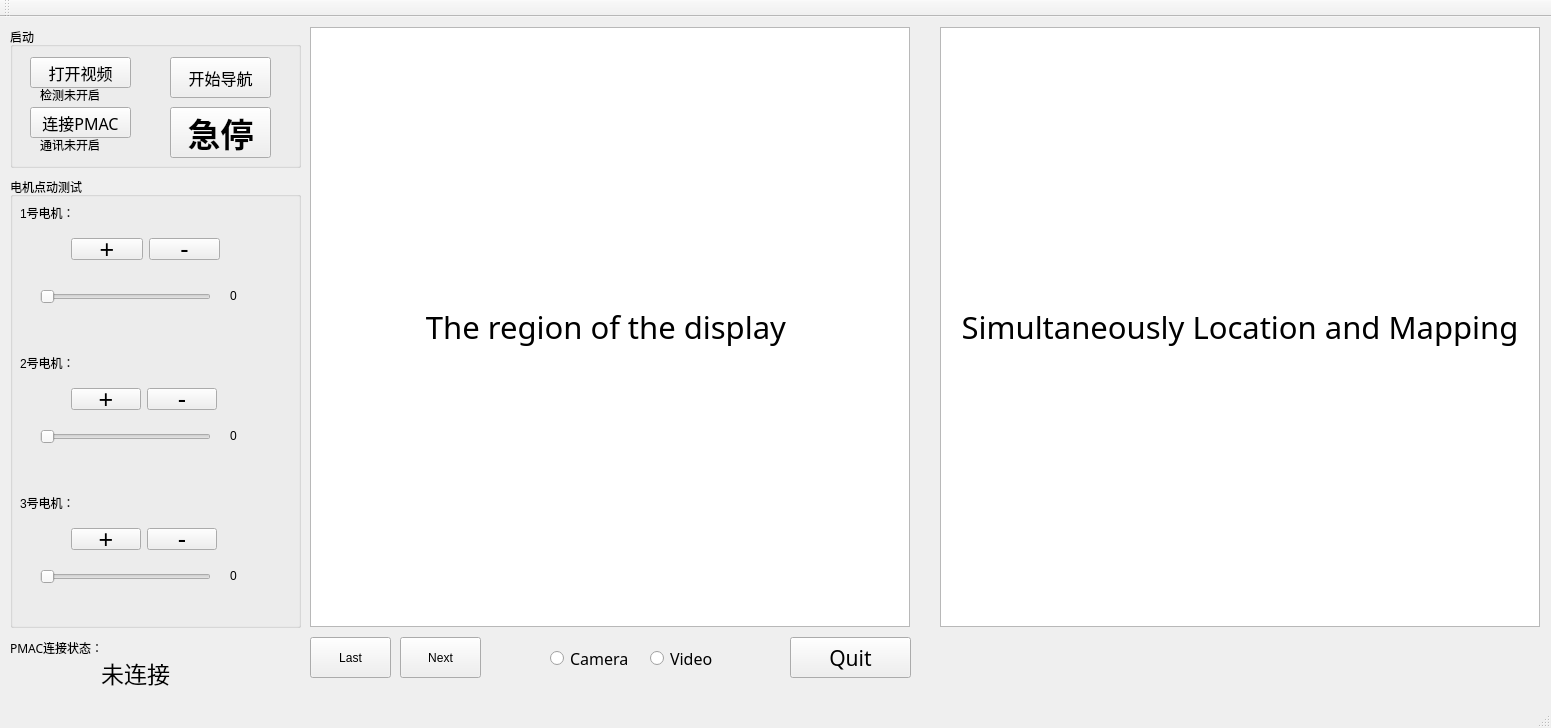
<?xml version="1.0" encoding="UTF-8"?>
<ui version="4.0">
 <class>MainWindow</class>
 <widget class="QMainWindow" name="MainWindow">
  <property name="geometry">
   <rect>
    <x>0</x>
    <y>0</y>
    <width>1551</width>
    <height>728</height>
   </rect>
  </property>
  <property name="windowTitle">
   <string>MainWindow</string>
  </property>
  <property name="windowIcon">
   <iconset resource="image.qrc">
    <normaloff>:/12.jpg</normaloff>:/12.jpg</iconset>
  </property>
  <property name="windowOpacity">
   <double>1.000000000000000</double>
  </property>
  <property name="iconSize">
   <size>
    <width>24</width>
    <height>24</height>
   </size>
  </property>
  <widget class="QWidget" name="centralWidget">
   <widget class="QGroupBox" name="groupBox">
    <property name="geometry">
     <rect>
      <x>10</x>
      <y>10</y>
      <width>291</width>
      <height>141</height>
     </rect>
    </property>
    <property name="title">
     <string>启动</string>
    </property>
    <widget class="QPushButton" name="pushButton">
     <property name="geometry">
      <rect>
       <x>20</x>
       <y>30</y>
       <width>101</width>
       <height>31</height>
      </rect>
     </property>
     <property name="font">
      <font>
       <family>华文楷体</family>
       <pointsize>12</pointsize>
       <weight>50</weight>
       <bold>false</bold>
      </font>
     </property>
     <property name="text">
      <string>打开视频</string>
     </property>
    </widget>
    <widget class="QPushButton" name="pushButton_2">
     <property name="geometry">
      <rect>
       <x>20</x>
       <y>80</y>
       <width>101</width>
       <height>31</height>
      </rect>
     </property>
     <property name="font">
      <font>
       <family>华文楷体</family>
       <pointsize>12</pointsize>
       <weight>50</weight>
       <bold>false</bold>
      </font>
     </property>
     <property name="text">
      <string>连接PMAC</string>
     </property>
    </widget>
    <widget class="QPushButton" name="pushButton_5">
     <property name="geometry">
      <rect>
       <x>160</x>
       <y>80</y>
       <width>101</width>
       <height>51</height>
      </rect>
     </property>
     <property name="font">
      <font>
       <family>黑体</family>
       <pointsize>25</pointsize>
       <weight>75</weight>
       <bold>true</bold>
      </font>
     </property>
     <property name="text">
      <string>急停</string>
     </property>
    </widget>
    <widget class="QPushButton" name="pushButton_11">
     <property name="geometry">
      <rect>
       <x>160</x>
       <y>30</y>
       <width>101</width>
       <height>41</height>
      </rect>
     </property>
     <property name="font">
      <font>
       <family>新宋体</family>
       <pointsize>12</pointsize>
       <weight>50</weight>
       <bold>false</bold>
      </font>
     </property>
     <property name="text">
      <string>开始导航</string>
     </property>
    </widget>
    <widget class="QLabel" name="label_5">
     <property name="geometry">
      <rect>
       <x>30</x>
       <y>60</y>
       <width>101</width>
       <height>16</height>
      </rect>
     </property>
     <property name="text">
      <string>检测未开启</string>
     </property>
    </widget>
    <widget class="QLabel" name="label_7">
     <property name="geometry">
      <rect>
       <x>30</x>
       <y>110</y>
       <width>101</width>
       <height>16</height>
      </rect>
     </property>
     <property name="text">
      <string>通讯未开启</string>
     </property>
    </widget>
   </widget>
   <widget class="QGroupBox" name="groupBox_3">
    <property name="geometry">
     <rect>
      <x>10</x>
      <y>160</y>
      <width>291</width>
      <height>451</height>
     </rect>
    </property>
    <property name="title">
     <string>电机点动测试</string>
    </property>
    <widget class="QLabel" name="label_2">
     <property name="geometry">
      <rect>
       <x>10</x>
       <y>30</y>
       <width>54</width>
       <height>12</height>
      </rect>
     </property>
     <property name="text">
      <string>1号电机：</string>
     </property>
    </widget>
    <widget class="QLabel" name="label_3">
     <property name="geometry">
      <rect>
       <x>10</x>
       <y>180</y>
       <width>54</width>
       <height>12</height>
      </rect>
     </property>
     <property name="text">
      <string>2号电机：</string>
     </property>
    </widget>
    <widget class="QLabel" name="label_4">
     <property name="geometry">
      <rect>
       <x>10</x>
       <y>320</y>
       <width>54</width>
       <height>12</height>
      </rect>
     </property>
     <property name="text">
      <string>3号电机：</string>
     </property>
    </widget>
    <widget class="QSlider" name="horizontalSlider">
     <property name="geometry">
      <rect>
       <x>30</x>
       <y>110</y>
       <width>171</width>
       <height>20</height>
      </rect>
     </property>
     <property name="orientation">
      <enum>Qt::Horizontal</enum>
     </property>
    </widget>
    <widget class="QSlider" name="horizontalSlider_2">
     <property name="geometry">
      <rect>
       <x>30</x>
       <y>250</y>
       <width>171</width>
       <height>20</height>
      </rect>
     </property>
     <property name="orientation">
      <enum>Qt::Horizontal</enum>
     </property>
    </widget>
    <widget class="QSlider" name="horizontalSlider_3">
     <property name="geometry">
      <rect>
       <x>30</x>
       <y>390</y>
       <width>171</width>
       <height>20</height>
      </rect>
     </property>
     <property name="orientation">
      <enum>Qt::Horizontal</enum>
     </property>
    </widget>
    <widget class="QLabel" name="label_13">
     <property name="geometry">
      <rect>
       <x>220</x>
       <y>110</y>
       <width>61</width>
       <height>17</height>
      </rect>
     </property>
     <property name="text">
      <string>0</string>
     </property>
    </widget>
    <widget class="QLabel" name="label_14">
     <property name="geometry">
      <rect>
       <x>220</x>
       <y>250</y>
       <width>61</width>
       <height>17</height>
      </rect>
     </property>
     <property name="text">
      <string>0</string>
     </property>
    </widget>
    <widget class="QLabel" name="label_15">
     <property name="geometry">
      <rect>
       <x>220</x>
       <y>390</y>
       <width>61</width>
       <height>17</height>
      </rect>
     </property>
     <property name="text">
      <string>0</string>
     </property>
    </widget>
    <widget class="QWidget" name="layoutWidget">
     <property name="geometry">
      <rect>
       <x>50</x>
       <y>340</y>
       <width>168</width>
       <height>44</height>
      </rect>
     </property>
     <layout class="QHBoxLayout" name="horizontalLayout">
      <item>
       <widget class="QPushButton" name="pushButton_8">
        <property name="font">
         <font>
          <pointsize>19</pointsize>
         </font>
        </property>
        <property name="text">
         <string>+</string>
        </property>
       </widget>
      </item>
      <item>
       <widget class="QPushButton" name="pushButton_16">
        <property name="font">
         <font>
          <pointsize>19</pointsize>
         </font>
        </property>
        <property name="text">
         <string>-</string>
        </property>
       </widget>
      </item>
     </layout>
    </widget>
    <widget class="QWidget" name="layoutWidget">
     <property name="geometry">
      <rect>
       <x>50</x>
       <y>200</y>
       <width>168</width>
       <height>44</height>
      </rect>
     </property>
     <layout class="QHBoxLayout" name="horizontalLayout_2">
      <item>
       <widget class="QPushButton" name="pushButton_7">
        <property name="font">
         <font>
          <pointsize>19</pointsize>
         </font>
        </property>
        <property name="text">
         <string>+</string>
        </property>
       </widget>
      </item>
      <item>
       <widget class="QPushButton" name="pushButton_9">
        <property name="font">
         <font>
          <pointsize>19</pointsize>
         </font>
        </property>
        <property name="text">
         <string>-</string>
        </property>
       </widget>
      </item>
     </layout>
    </widget>
    <widget class="QWidget" name="layoutWidget">
     <property name="geometry">
      <rect>
       <x>50</x>
       <y>50</y>
       <width>171</width>
       <height>44</height>
      </rect>
     </property>
     <layout class="QHBoxLayout" name="horizontalLayout_3">
      <item>
       <widget class="QPushButton" name="pushButton_6">
        <property name="font">
         <font>
          <pointsize>19</pointsize>
         </font>
        </property>
        <property name="text">
         <string>+</string>
        </property>
       </widget>
      </item>
      <item>
       <widget class="QPushButton" name="pushButton_10">
        <property name="font">
         <font>
          <pointsize>19</pointsize>
         </font>
        </property>
        <property name="text">
         <string>-</string>
        </property>
       </widget>
      </item>
     </layout>
    </widget>
    <zorder>layoutWidget</zorder>
    <zorder>layoutWidget</zorder>
    <zorder>layoutWidget</zorder>
    <zorder>label_2</zorder>
    <zorder>label_3</zorder>
    <zorder>label_4</zorder>
    <zorder>horizontalSlider</zorder>
    <zorder>horizontalSlider_2</zorder>
    <zorder>horizontalSlider_3</zorder>
    <zorder>label_13</zorder>
    <zorder>label_14</zorder>
    <zorder>label_15</zorder>
   </widget>
   <widget class="QLabel" name="label">
    <property name="geometry">
     <rect>
      <x>310</x>
      <y>10</y>
      <width>600</width>
      <height>600</height>
     </rect>
    </property>
    <property name="font">
     <font>
      <family>隶书</family>
      <pointsize>23</pointsize>
     </font>
    </property>
    <property name="cursor">
     <cursorShape>CrossCursor</cursorShape>
    </property>
    <property name="text">
     <string>The region of the display </string>
    </property>
    <property name="alignment">
     <set>Qt::AlignCenter</set>
    </property>
   </widget>
   <widget class="QGraphicsView" name="graphicsView">
    <property name="geometry">
     <rect>
      <x>310</x>
      <y>10</y>
      <width>600</width>
      <height>600</height>
     </rect>
    </property>
   </widget>
   <widget class="QLabel" name="label_6">
    <property name="geometry">
     <rect>
      <x>60</x>
      <y>640</y>
      <width>151</width>
      <height>31</height>
     </rect>
    </property>
    <property name="font">
     <font>
      <family>思源黑体 CN Regular</family>
      <pointsize>17</pointsize>
     </font>
    </property>
    <property name="text">
     <string>未连接</string>
    </property>
    <property name="alignment">
     <set>Qt::AlignCenter</set>
    </property>
   </widget>
   <widget class="QPushButton" name="pushButton_3">
    <property name="geometry">
     <rect>
      <x>790</x>
      <y>620</y>
      <width>121</width>
      <height>41</height>
     </rect>
    </property>
    <property name="font">
     <font>
      <family>黑体</family>
      <pointsize>16</pointsize>
     </font>
    </property>
    <property name="text">
     <string>Quit</string>
    </property>
   </widget>
   <widget class="QLabel" name="label_8">
    <property name="geometry">
     <rect>
      <x>10</x>
      <y>620</y>
      <width>101</width>
      <height>21</height>
     </rect>
    </property>
    <property name="font">
     <font>
      <family>新宋体</family>
      <pointsize>9</pointsize>
     </font>
    </property>
    <property name="text">
     <string>PMAC连接状态：</string>
    </property>
   </widget>
   <widget class="QGraphicsView" name="graphicsView_2">
    <property name="geometry">
     <rect>
      <x>940</x>
      <y>10</y>
      <width>600</width>
      <height>600</height>
     </rect>
    </property>
   </widget>
   <widget class="QLabel" name="label_9">
    <property name="geometry">
     <rect>
      <x>940</x>
      <y>10</y>
      <width>600</width>
      <height>600</height>
     </rect>
    </property>
    <property name="font">
     <font>
      <family>隶书</family>
      <pointsize>23</pointsize>
     </font>
    </property>
    <property name="cursor">
     <cursorShape>CrossCursor</cursorShape>
    </property>
    <property name="text">
     <string>Simultaneously Location and Mapping</string>
    </property>
    <property name="alignment">
     <set>Qt::AlignCenter</set>
    </property>
   </widget>
   <widget class="QPushButton" name="pushButton_Last">
    <property name="geometry">
     <rect>
      <x>310</x>
      <y>620</y>
      <width>81</width>
      <height>41</height>
     </rect>
    </property>
    <property name="text">
     <string>Last</string>
    </property>
   </widget>
   <widget class="QPushButton" name="pushButton_Next">
    <property name="geometry">
     <rect>
      <x>400</x>
      <y>620</y>
      <width>81</width>
      <height>41</height>
     </rect>
    </property>
    <property name="text">
     <string>Next</string>
    </property>
   </widget>
   <widget class="QRadioButton" name="radioButton">
    <property name="geometry">
     <rect>
      <x>550</x>
      <y>630</y>
      <width>93</width>
      <height>23</height>
     </rect>
    </property>
    <property name="font">
     <font>
      <family>Umpush</family>
      <pointsize>12</pointsize>
     </font>
    </property>
    <property name="text">
     <string>Camera</string>
    </property>
   </widget>
   <widget class="QRadioButton" name="radioButton_2">
    <property name="geometry">
     <rect>
      <x>650</x>
      <y>630</y>
      <width>93</width>
      <height>23</height>
     </rect>
    </property>
    <property name="font">
     <font>
      <family>Umpush</family>
      <pointsize>12</pointsize>
     </font>
    </property>
    <property name="text">
     <string>Video</string>
    </property>
   </widget>
   <zorder>graphicsView</zorder>
   <zorder>label</zorder>
   <zorder>groupBox</zorder>
   <zorder>groupBox_3</zorder>
   <zorder>label_6</zorder>
   <zorder>pushButton_3</zorder>
   <zorder>label_8</zorder>
   <zorder>graphicsView_2</zorder>
   <zorder>label_9</zorder>
   <zorder>pushButton_Last</zorder>
   <zorder>pushButton_Next</zorder>
   <zorder>radioButton</zorder>
   <zorder>radioButton_2</zorder>
  </widget>
  <widget class="QMenuBar" name="menuBar">
   <property name="geometry">
    <rect>
     <x>0</x>
     <y>0</y>
     <width>1551</width>
     <height>22</height>
    </rect>
   </property>
  </widget>
  <widget class="QToolBar" name="mainToolBar">
   <attribute name="toolBarArea">
    <enum>TopToolBarArea</enum>
   </attribute>
   <attribute name="toolBarBreak">
    <bool>false</bool>
   </attribute>
  </widget>
  <widget class="QStatusBar" name="statusBar"/>
 </widget>
 <layoutdefault spacing="6" margin="11"/>
 <resources>
  <include location="image.qrc"/>
 </resources>
 <connections/>
</ui>
